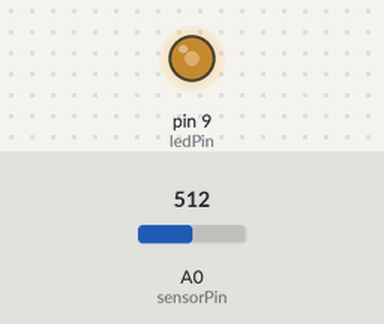
A sketch run on a simulated Arduino Uno, built with avr-gcc and run on an emulated ATmega328P. Parts: output pins drawn as LEDs (lit = HIGH). Inputs (shaded band) come from the test bench; at power-on: A0 (sensorPin) = 512. What the sketch prints to the serial monitor is not drawn.

Above: at 1.2 s.
1.3 s: A0 (sensorPin) set to 716
At 2.2 s:
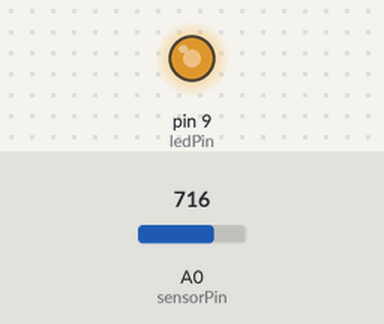
2.8 s: A0 (sensorPin) set to 900
At 3.4 s:
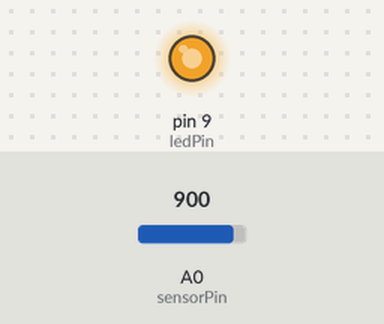
4.3 s: A0 (sensorPin) set to 122
At 5.5 s:
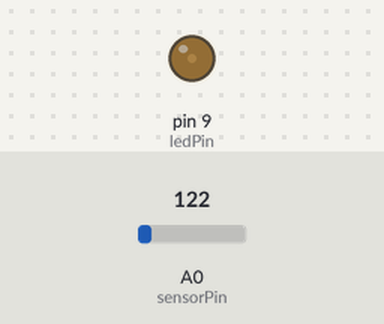
5.8 s: A0 (sensorPin) set to 0
At 6.8 s:
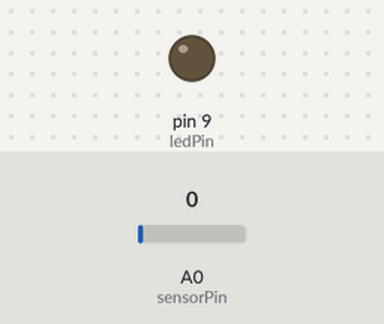
Timing chart, 0 to 8.3 s (numbered marks = the images above; inputs shaded):
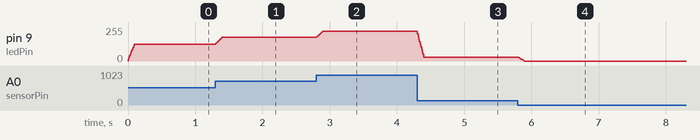

Measured:
- after the input at 1.3 s, pin 9 (ledPin): moves from 127/255 to 178/255 over 0.09 s, starting at once
- after the input at 2.8 s, pin 9 (ledPin): moves from 178/255 to 224/255 over 0.09 s, starting at once
- after the input at 4.3 s, pin 9 (ledPin): moves from 224/255 to 30/255 over 0.09 s, starting at once
- after the input at 5.8 s, pin 9 (ledPin): moves from 30/255 to 0/255 over 0.09 s, starting at once

The sketch:

_1_pixel_camera_1.ino
```cpp
int sensorPin = A0;    // analog input pin to hook the sensor to
int sensorValue = 0;  // variable to store the value coming from the sensor
const int ledPin = 9;
int high = 0, low = 1023;

const int numReadings = 10;

int readings[numReadings];      // the readings from the analog input
int readIndex = 0;              // the index of the current reading
int total = 0;                  // the running total
int average = 0;                // the average


void setup() {
  Serial.begin(9600); // initialize serial communications
  pinMode(ledPin, OUTPUT);
  for (int thisReading = 0; thisReading < numReadings; thisReading++) {
    readings[thisReading] = 0;
  }

}

void loop() {
  // subtract the last reading:
  total = total - readings[readIndex];
  // read from the sensor:
  readings[readIndex] = analogRead(sensorPin);
  // add the reading to the total:
    readings[readIndex] = map(readings[readIndex], 0, 1023, 0, 255);

  total = total + readings[readIndex];
  // advance to the next position in the array:
  readIndex = readIndex + 1;

  // if we're at the end of the array...
  if (readIndex >= numReadings) {
    // ...wrap around to the beginning:
    readIndex = 0;
  }

  // calculate the average:
  average = total / numReadings;
  // send it to the computer as ASCII digits
  Serial.write(average);
  analogWrite(ledPin, average);
  delay(10);        // delay in between reads for stability

}
```
